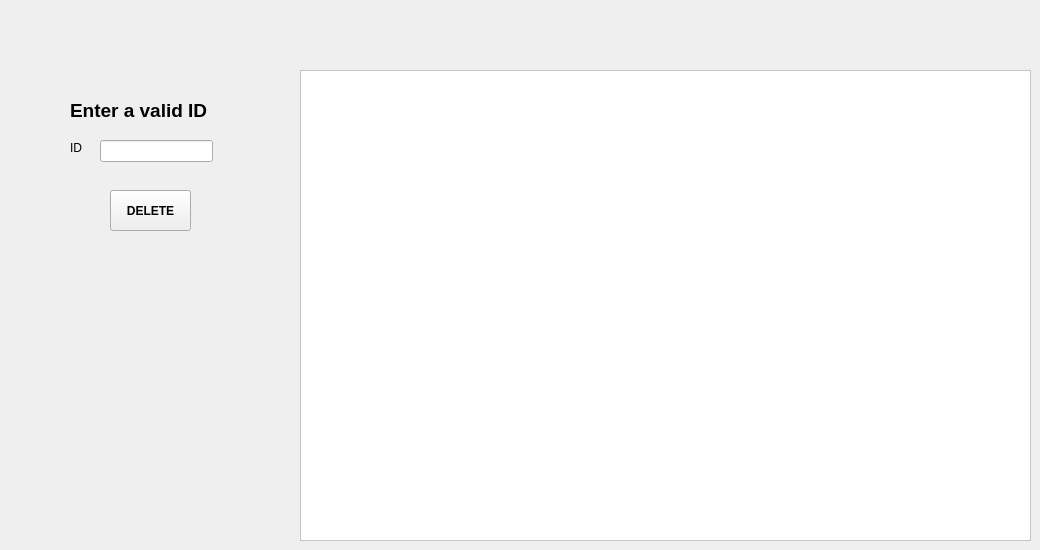
    <widget class="QWidget" name="tab_3">
     <attribute name="title">
      <string>DELETE EMPLOYEE</string>
     </attribute>
     <widget class="QTableView" name="tableView_delete">
      <property name="geometry">
       <rect>
        <x>300</x>
        <y>70</y>
        <width>731</width>
        <height>471</height>
       </rect>
      </property>
      <property name="styleSheet">
       <string notr="true">background-color: rgb(255, 255, 255);</string>
      </property>
     </widget>
     <widget class="QLabel" name="label_11">
      <property name="geometry">
       <rect>
        <x>70</x>
        <y>140</y>
        <width>56</width>
        <height>16</height>
       </rect>
      </property>
      <property name="text">
       <string>ID</string>
      </property>
     </widget>
     <widget class="QLineEdit" name="lineID_d">
      <property name="geometry">
       <rect>
        <x>100</x>
        <y>140</y>
        <width>113</width>
        <height>22</height>
       </rect>
      </property>
     </widget>
     <widget class="QPushButton" name="delete_2">
      <property name="geometry">
       <rect>
        <x>110</x>
        <y>190</y>
        <width>81</width>
        <height>41</height>
       </rect>
      </property>
      <property name="font">
       <font>
        <weight>75</weight>
        <bold>true</bold>
       </font>
      </property>
      <property name="cursor">
       <cursorShape>PointingHandCursor</cursorShape>
      </property>
      <property name="text">
       <string>DELETE</string>
      </property>
     </widget>
     <widget class="QLabel" name="label_12">
      <property name="geometry">
       <rect>
        <x>70</x>
        <y>100</y>
        <width>181</width>
        <height>21</height>
       </rect>
      </property>
      <property name="font">
       <font>
        <pointsize>14</pointsize>
        <weight>75</weight>
        <bold>true</bold>
       </font>
      </property>
      <property name="text">
       <string>Enter a valid ID</string>
      </property>
     </widget>
    </widget>
